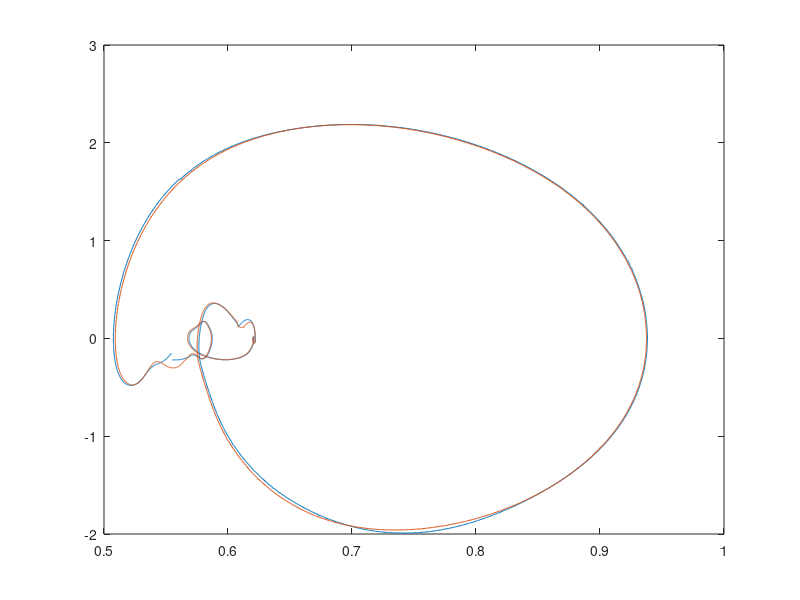

Recreate this plot in MATLAB.
clear all
close all
clc
load processed_data_tocabi_walk.mat

dt = 1/2000;
dq5 = zeros(3600,1);
for i = 1:3600
    if i==1
        dq5(i) = (matsave(5,i+1) - matsave(5, i))/(2*dt);
    elseif i==3600
        dq5(i) = (matsave(5,i) - matsave(5, i-1))/(2*dt);
    else
        dq5(i) = (matsave(5,i+1) - matsave(5, i-1))/(2*dt);
    end
end

dq11 = zeros(3600,1);
for i = 1:3600
    if i==1
        dq11(i) = (matsave(11,i+1) - matsave(11, i))/(2*dt);
    elseif i==3600
        dq11(i) = (matsave(11,i) - matsave(11, i-1))/(2*dt);
    else
        dq11(i) = (matsave(11,i+1) - matsave(11, i-1))/(2*dt);
    end
end

fc = 10;
fs = 1/dt;
[b, a] = butter(4, fc/(fs/2), 'low');
dq5_filtered = filtfilt(b, a, dq5);
dq11_filtered = filtfilt(b, a, dq11);

plot(matsave(5,:), dq5_filtered)
hold on
plot(matsave(11,:), dq11_filtered)